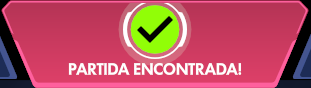
#> input picture assets/template_partida_encontrada.png, 311 x 88 px, found by its file name
$ python teste_matching.py
#> lines starting #> are read from the running program, lines starting #| are printed output that depends on the picture
### config.py
# config.py
# Constantes centralizadas. Nada de "número mágico" espalhado pelo código.
import os
import sys
import json
import shutil
import tempfile


# [4 lines left out: function recurso_path, not called in this run]


def diretorio_dados() -> str:
    """Retorna o diretório persistente de dados do usuário."""
    if os.name == "nt":
        base = os.environ.get("APPDATA") or os.path.expanduser("~\\AppData\\Roaming")
    else:
        base = os.environ.get("XDG_CONFIG_HOME") or os.path.expanduser("~/.config")
    return os.path.join(base, "OwAlarm")


def _arquivo_dados(nome: str) -> str:
    caminho_novo = os.path.join(diretorio_dados(), nome)
    caminho_antigo = os.path.join(
        os.path.dirname(os.path.abspath(sys.argv[0])), "data", nome,
    )
    if not os.path.exists(caminho_novo) and os.path.exists(caminho_antigo):
        try:
            os.makedirs(os.path.dirname(caminho_novo), exist_ok=True)
            shutil.copy2(caminho_antigo, caminho_novo)
        except OSError:
            pass
    return caminho_novo


ARQUIVO_CONFIG = _arquivo_dados("config.json")
ARQUIVO_CREDENCIAIS = _arquivo_dados("credentials.json")
ARQUIVO_TEMPLATE = _arquivo_dados("template_partida_encontrada.png")


def salvar_json_atomico(caminho: str, dados: dict) -> None:
    """Substitui um JSON somente depois de terminar sua gravação."""
    pasta = os.path.dirname(caminho) or "."
    os.makedirs(pasta, exist_ok=True)
    caminho_temporario = None
    try:
        with tempfile.NamedTemporaryFile(
            mode="w", encoding="utf-8", dir=pasta, delete=False,
        ) as arquivo:
            caminho_temporario = arquivo.name
            json.dump(dados, arquivo, indent=2)
            arquivo.flush()
            os.fsync(arquivo.fileno())
        os.replace(caminho_temporario, caminho)
        caminho_temporario = None
    finally:
        if caminho_temporario is not None:
            try:
                os.remove(caminho_temporario)
            except FileNotFoundError:
                pass

if not os.path.exists(ARQUIVO_TEMPLATE):
    try:
        shutil.copy2(recurso_path("assets/template_partida_encontrada.png"), ARQUIVO_TEMPLATE)
    except OSError:
        pass


def carregar_threshold() -> float:
    """Carrega a confiança salva, mantendo 80% como padrão seguro."""
    try:
        with open(ARQUIVO_CONFIG, "r", encoding="utf-8") as arquivo:
            valor = float(json.load(arquivo).get("threshold", 0.80))
        return min(0.90, max(0.70, valor))
    except (OSError, ValueError, TypeError, json.JSONDecodeError):
        return 0.80


# [32 lines left out: functions salvar_threshold, carregar_qr_oculto, salvar_qr_oculto, not called in this run]

# Região da tela a capturar (em pixels), no formato exigido pelo mss.
# ATENÇÃO: esses valores são placeholders. Você precisa calibrar isso
# tirando um print da tela "Partida Encontrada" e anotando a posição/tamanho
# real da caixa de texto/ícone na SUA resolução.
REGIAO_CAPTURA = {
    "top": 400,
    "left": 700,
    "width": 500,
    "height": 150,
}

# Se o usuário já calibrou pela tela de Calibração da GUI, esse valor
# sobrescreve o placeholder acima. Import atrasado (dentro da função,
# não no topo do arquivo) pra evitar import circular -- calibracao.py
# não depende de config.py, mas outros módulos que importam config.py
# cedo no processo de inicialização não podem esperar por calibracao.py
# ainda não estar totalmente carregado.
def _aplicar_calibracao_salva():
    global REGIAO_CAPTURA
    try:
        from calibracao import carregar_regiao_salva
        regiao_salva = carregar_regiao_salva()
        if regiao_salva:
            REGIAO_CAPTURA = regiao_salva
    except Exception:
        # Se calibracao.py falhar por qualquer motivo (arquivo
        # corrompido, etc.), cai de volta pro placeholder acima em vez
        # de travar o app inteiro na inicialização.
        pass


_aplicar_calibracao_salva()

# Caminho persistente do template (recorte da tela "Partida Encontrada").
TEMPLATE_PATH = ARQUIVO_TEMPLATE

# Confiança mínima do match (0.0 a 1.0). Comece em 0.80 e ajuste
# observando falsos positivos/negativos nos seus testes.
THRESHOLD = carregar_threshold()

# Intervalo entre capturas, em segundos (1 FPS conforme especificado).
INTERVALO_CAPTURA = 1.0

# Depois de detectar um match, ignora novas detecções por N segundos
# para não disparar o alarme várias vezes seguidas pela mesma partida.
COOLDOWN_APOS_MATCH = 5.0

PORTA_SERVIDOR = 8000

# --- Autenticação do WebSocket ---------------------------------------

# Rate limiting das tentativas de autenticação no WebSocket.
# Depois de MAX_TENTATIVAS_AUTH falhas dentro de JANELA_TENTATIVAS_AUTH
# segundos, o IP fica bloqueado por TEMPO_BLOQUEIO_AUTH segundos.
MAX_TENTATIVAS_AUTH = 5
JANELA_TENTATIVAS_AUTH = 60
TEMPO_BLOQUEIO_AUTH = 300

### calibracao.py
# calibracao.py
#
# Lógica de calibração assistida pela GUI: listar monitores, capturar
# um screenshot do monitor escolhido, e salvar (região + template) a
# partir de um único recorte feito pelo usuário.
#
# IMPORTANTE sobre coordenadas: mss usa coordenadas ABSOLUTAS de tela
# (não relativas a cada monitor). Quando o usuário recorta uma região
# dentro do screenshot de um monitor secundário, é preciso somar o
# offset desse monitor (monitor["top"], monitor["left"]) às coordenadas
# do recorte -- senão a região salva aponta pro lugar errado quando o
# monitor não é o primário (que normalmente começa em 0,0).

import json
import os

import mss
from PIL import Image

from config import ARQUIVO_CONFIG, ARQUIVO_TEMPLATE, salvar_json_atomico
import perfis

TEMPLATE_PATH = ARQUIVO_TEMPLATE

# Folga (em pixels) adicionada ao redor do recorte exato do usuário na
# hora de salvar a REGIÃO DE BUSCA (não o template em si -- esse
# continua sendo exatamente o que o usuário selecionou).
#
# Por quê: cv2.matchTemplate funciona deslizando o template dentro de
# uma região de busca MAIOR, procurando o melhor alinhamento. Se a
# região de busca tiver o MESMO tamanho do template (que era o caso
# antes dessa margem existir), o algoritmo não tem espaço nenhum pra
# deslizar -- vira uma comparação pixel a pixel numa posição fixa, e
# qualquer diferença de 1px entre o instante da calibração e o
# instante de uma partida real (jitter de captura, compressão,
# timing) já derruba a confiança abaixo do threshold. Com a margem,
# o algoritmo consegue achar o melhor encaixe mesmo com pequenas
# variações.
_MARGEM_BUSCA_PX = 20


# [78 lines left out: functions listar_monitores, capturar_monitor, salvar_calibracao, not called in this run]


def carregar_regiao_salva(nome_perfil: str = perfis.NOME_PERFIL_PADRAO,
                         nome_evento: str | None = None) -> dict | None:
    """
    Lê a região calibrada previamente, se existir. Retorna None se
    nunca foi calibrado por essa tela.
    """
    nome_evento = nome_evento or perfis.evento_ativo_perfil(nome_perfil)
    dados = perfis._padronizar_eventos_config(perfis._carregar_config_perfil(nome_perfil))
    evento = dados["eventos"].get(nome_evento, {})
    regiao = evento.get("regiao_captura") or dados.get("regiao_captura")
    if regiao and all(k in regiao for k in ("top", "left", "width", "height")):
        return regiao
    return None


# [22 lines left out: functions existe_calibracao_salva, _ler_config_bruta, not called in this run]

### perfis.py
"""Persistencia e selecao de perfis de jogos."""
import json
import os
import re
import shutil

from config import diretorio_dados, recurso_path, salvar_json_atomico

NOME_PERFIL_PADRAO = "Overwatch"
NOME_EVENTO_PADRAO = "Principal"
PERFIS_PRINCIPAIS = (NOME_PERFIL_PADRAO, "Dead by Daylight", "Valorant")
_MAX_NOME = 40
_THRESHOLD_PADRAO = 0.80

_IDENTIDADES = {
    "Overwatch": {"cor": "#3E9BD9", "fundo": "#131415"},
    "Dead by Daylight": {"cor": "#C94B4B", "fundo": "#171415"},
    "Valorant": {"cor": "#E56B7A", "fundo": "#151619"},
}

_LOGOS = {
    "Overwatch": "assets/logo_overwatch.png",
    "Dead by Daylight": "assets/logo_dbd.png",
    "Valorant": "assets/logo_valorant.png",
}


def _diretorio_perfis() -> str:
    return os.path.join(diretorio_dados(), "perfis")


def _arquivo_indice() -> str:
    return os.path.join(diretorio_dados(), "perfis.json")


def _nome_seguro(nome: str) -> str:
    nome = " ".join(nome.strip().split())
    if not nome or len(nome) > _MAX_NOME:
        raise ValueError("O nome do perfil deve ter entre 1 e 40 caracteres.")
    if not re.fullmatch(r"[\w .-]+", nome, re.UNICODE):
        raise ValueError("O nome do perfil contém caracteres inválidos.")
    return nome


def _ler_indice() -> dict:
    try:
        with open(_arquivo_indice(), "r", encoding="utf-8") as arquivo:
            dados = json.load(arquivo)
        if isinstance(dados, dict) and isinstance(dados.get("perfis"), list):
            return dados
    except (OSError, ValueError, TypeError, json.JSONDecodeError):
        pass
    return {"perfil_ativo": NOME_PERFIL_PADRAO, "perfis": []}


def _salvar_indice(dados: dict) -> None:
    salvar_json_atomico(_arquivo_indice(), dados)


def caminho_perfil(nome: str) -> str:
    return os.path.join(_diretorio_perfis(), _nome_seguro(nome))


def _carregar_config_perfil(nome: str) -> dict:
    caminho = caminhos_perfil(nome)["config"]
    try:
        with open(caminho, "r", encoding="utf-8") as arquivo:
            dados = json.load(arquivo)
        if isinstance(dados, dict):
            return dados
    except (OSError, ValueError, TypeError, json.JSONDecodeError):
        pass
    return {}


def _salvar_config_perfil(nome: str, dados: dict) -> None:
    caminho = caminhos_perfil(nome)["config"]
    salvar_json_atomico(caminho, dados)


def _padronizar_eventos_config(dados: dict) -> dict:
    dados = dict(dados)
    eventos = dados.get("eventos")
    if not isinstance(eventos, dict) or not eventos:
        threshold = dados.get("threshold", _THRESHOLD_PADRAO)
        dados["eventos"] = {NOME_EVENTO_PADRAO: {"threshold": threshold}}
    else:
        dados["eventos"] = {
            str(nome): {"threshold": float(info.get("threshold", _THRESHOLD_PADRAO)) if isinstance(info, dict) else _THRESHOLD_PADRAO}
            for nome, info in eventos.items()
        }
    if NOME_EVENTO_PADRAO not in dados["eventos"]:
        dados["eventos"][NOME_EVENTO_PADRAO] = {"threshold": dados.get("threshold", _THRESHOLD_PADRAO)}
    evento_ativo = dados.get("evento_ativo")
    if evento_ativo not in dados["eventos"]:
        dados["evento_ativo"] = NOME_EVENTO_PADRAO
    dados["threshold"] = dados["eventos"][dados["evento_ativo"]]["threshold"]
    return dados


def caminhos_perfil(nome: str) -> dict:
    pasta = caminho_perfil(nome)
    return {
        "config": os.path.join(pasta, "config.json"),
        "template": os.path.join(pasta, "template_partida_encontrada.png"),
    }


# [7 lines left out: function caminhos_evento_perfil, not called in this run]


def _migrar_perfil_legado() -> None:
    indice = _ler_indice()
    destino = caminhos_perfil(NOME_PERFIL_PADRAO)
    legado_config = os.path.join(diretorio_dados(), "config.json")
    legado_template = os.path.join(diretorio_dados(), "template_partida_encontrada.png")
    os.makedirs(os.path.dirname(destino["config"]), exist_ok=True)
    if not os.path.exists(destino["config"]) and os.path.exists(legado_config):
        shutil.copy2(legado_config, destino["config"])
    if not os.path.exists(destino["template"]) and os.path.exists(legado_template):
        shutil.copy2(legado_template, destino["template"])
    nomes = set(indice["perfis"])
    perfis_adicionados = [nome for nome in PERFIS_PRINCIPAIS if nome not in nomes]
    if perfis_adicionados:
        indice["perfis"].extend(perfis_adicionados)
        _salvar_indice(indice)


def inicializar() -> None:
    _migrar_perfil_legado()


def listar_perfis() -> list[str]:
    inicializar()
    return list(_ler_indice()["perfis"])


# [66 lines left out: functions perfil_ativo, selecionar_perfil, criar_perfil, criar_evento_perfil, listar_eventos_perfil, not called in this run]


def evento_ativo_perfil(nome: str) -> str:
    nome = _nome_seguro(nome)
    indice = _ler_indice()
    if nome not in indice["perfis"]:
        raise ValueError("Perfil não encontrado.")
    config = _padronizar_eventos_config(_carregar_config_perfil(nome))
    return config["evento_ativo"]


# [36 lines left out: functions selecionar_evento_perfil, excluir_evento_perfil, not called in this run]


def identidade_perfil(nome: str) -> dict:
    """Retorna a identidade visual, usando neutro para perfis personalizados."""
    return _IDENTIDADES.get(nome, {"cor": "#3E9BD9", "fundo": "#131415"}).copy()


# [45 lines left out: functions logo_perfil, carregar_threshold, salvar_threshold, carregar_threshold_evento, salvar_threshold_evento, not called in this run]


inicializar()

### teste_matching.py
# teste_matching.py
#
# Roda ISSO primeiro, antes de tentar a GUI inteira. Ele só testa se o
# template bate com a região configurada — sem servidor, sem thread,
# sem GUI. Se isso não funcionar, nada mais vai funcionar.
#
# Uso: com o jogo aberto (ou uma imagem estática na tela que simule a
# tela de partida encontrada), rode:
#     python teste_matching.py

import cv2
import mss
import numpy as np

from config import REGIAO_CAPTURA, TEMPLATE_PATH, THRESHOLD

template = cv2.imread(TEMPLATE_PATH, cv2.IMREAD_GRAYSCALE)
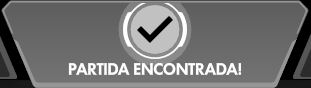
#> template: shape (88, 311); min 0, max 255, mean 112.9
if template is None:
    raise FileNotFoundError(
        f"Não encontrei {TEMPLATE_PATH}. Crie esse arquivo primeiro (Passo 2)."
    )

print(f"Template carregado: {template.shape[1]}x{template.shape[0]} px")
#| Template carregado: 311x88 px
print(f"Região de captura configurada: {REGIAO_CAPTURA}")
print(f"Threshold: {THRESHOLD}")
print("Capturando 1 frame da região configurada...\n")

#> (the run stopped early here; a loop or call above may not have finished)
